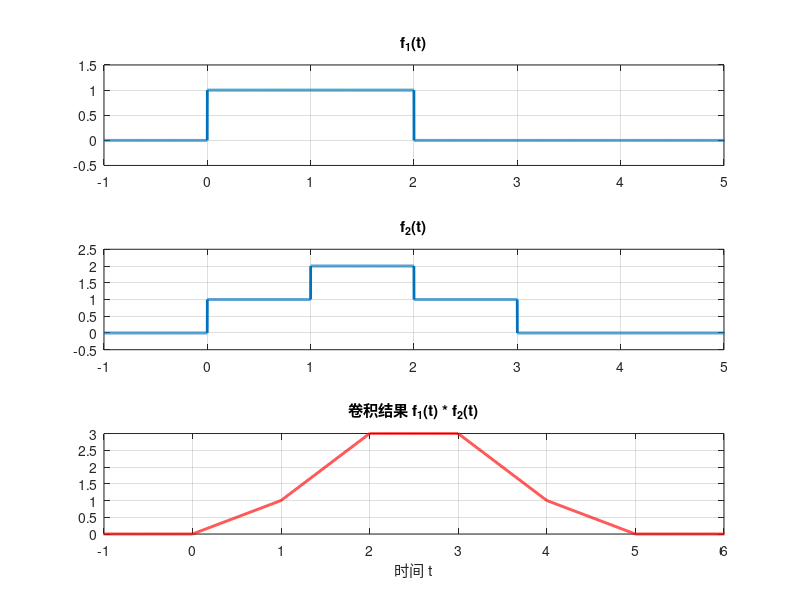

The MATLAB source for this figure:
% 第2题 MATLAB代码
clc; clear; close all;

% 1. 定义时间参数
dt = 0.001;
t = -1:dt:6; % 适当扩大范围以容纳卷积结果

% 2. 定义信号
% f1(t): 0到2之间为1
f1 = 1 * ((t >= 0) & (t < 2));

% f2(t): 分段函数
% 0-1为1, 1-2为2, 2-3为1
f2 = 1 * ((t >= 0) & (t < 1)) + ...
     2 * ((t >= 1) & (t < 2)) + ...
     1 * ((t >= 2) & (t < 3));

% 3. 计算卷积
g = conv(f1, f2) * dt;

% 4. 定义卷积结果的时间轴
t_g = linspace(t(1)+t(1), t(end)+t(end), length(g));

% 5. 绘图
figure('Name', '第2题: 矩形与阶梯信号卷积');

subplot(3,1,1);
plot(t, f1, 'LineWidth', 2);
title('f_1(t)'); axis([-1 5 -0.5 1.5]); grid on;

subplot(3,1,2);
plot(t, f2, 'LineWidth', 2);
title('f_2(t)'); axis([-1 5 -0.5 2.5]); grid on;

subplot(3,1,3);
plot(t_g, g, 'r', 'LineWidth', 2);
title('卷积结果 f_1(t) * f_2(t)'); 
xlim([-1 6]); grid on;
xlabel('时间 t');
